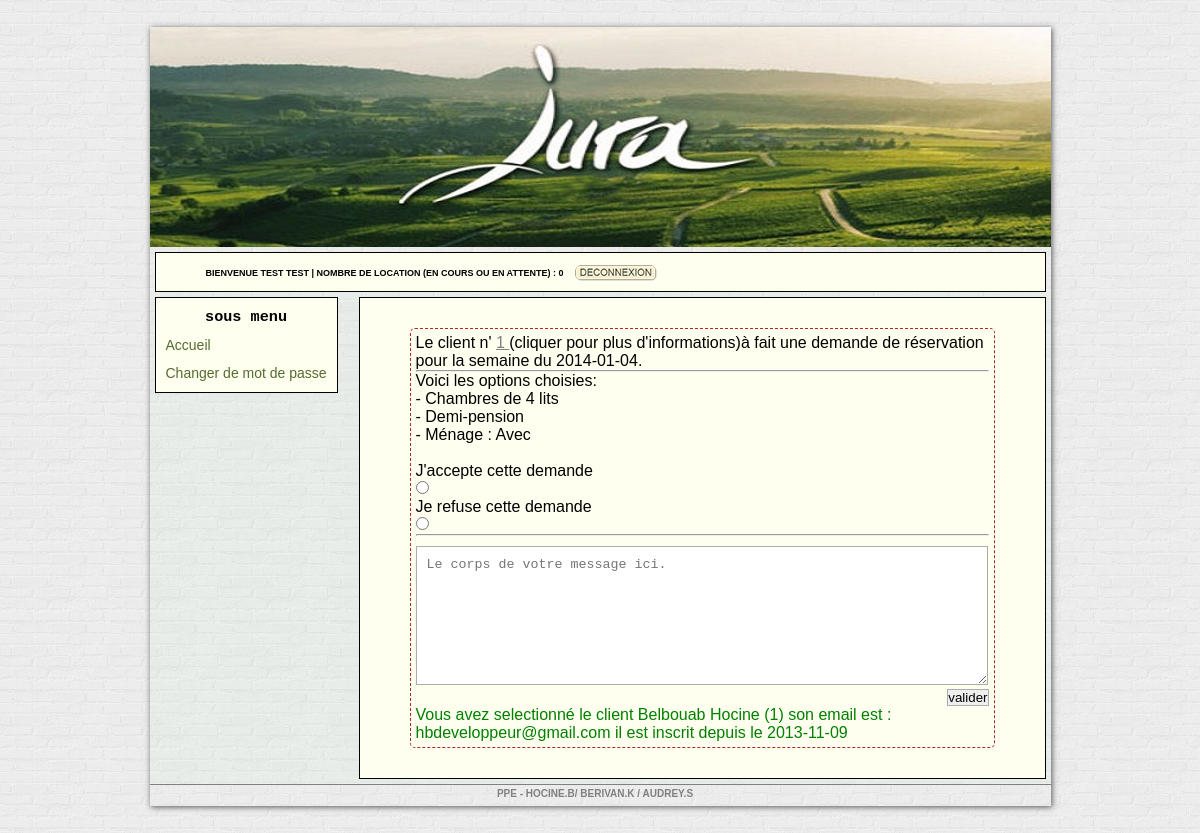
Before: /compte.php?p=gestion_r&id_reservation=28&id_client=1 (signed in) with the older database file.
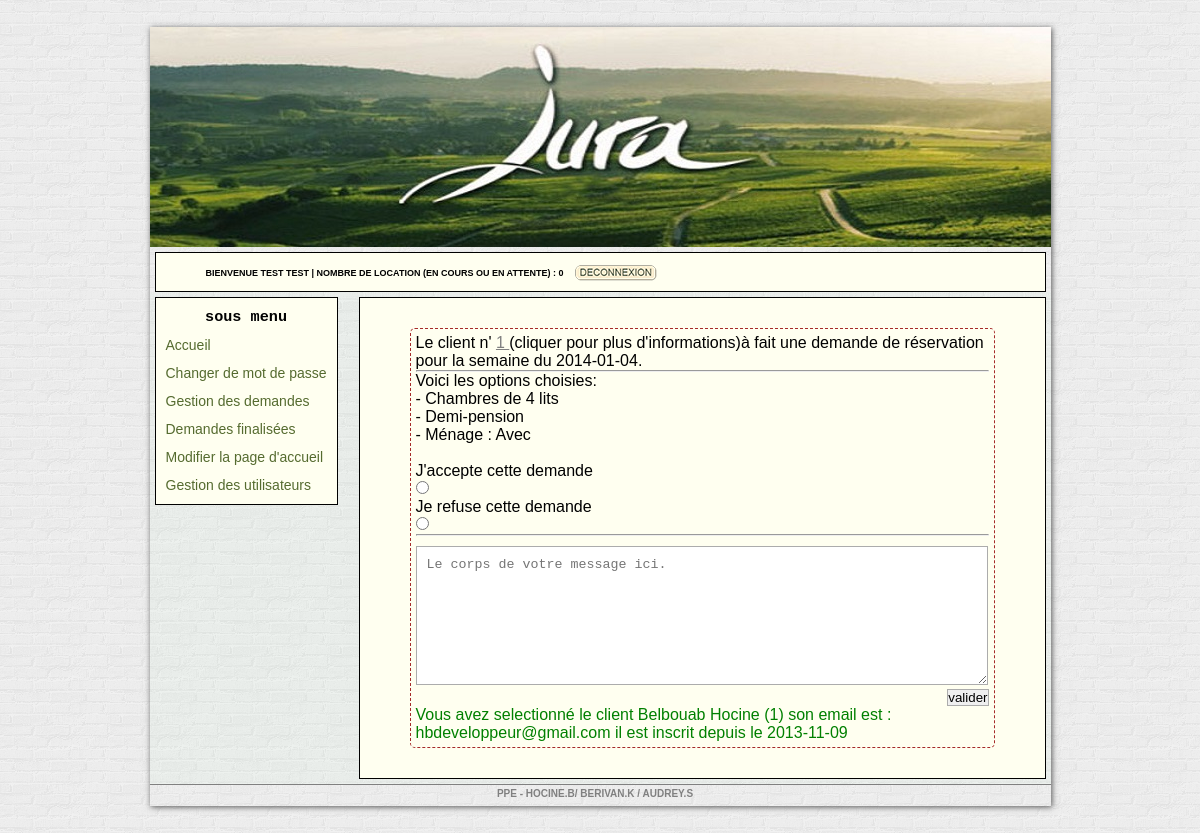
After: the same page with the newer database file.
### compte.php (called while the page is built)
<?php
include "vue/admin/compte.php";

### vue/admin/includes/gestion_reservation_in.inc.php (the view, shortened to what this page needs)
<?php
$req = $bdd->query('SELECT * FROM ppe_reservation, ppe_logement where id_reservation="' . $_GET["id_reservation"] . '"');
$data = $req->fetch();
?>
<div id="contour">
    <p>Le client n' <a href="?p=gestion_r&id_reservation=<?php echo $_GET["id_reservation"] ?>&id_client=<?php echo $data["id_utilisateur"]; ?>"
                       style="color:grey;"><?php echo $data["id_utilisateur"]; ?>
        </a> (cliquer pour plus d'informations)à fait une demande de réservation pour la semaine du <?php echo $data["date_reservation"]; ?>.
    </p>
    <hr style='color:grey;'>
    <p>Voici les options choisies:</p>
    <p>- <?php
        switch ($data["categorie_logement"]):
            case 3: echo"Chambres de 4 lits";
                break;
        endswitch;
        ?>
        <br />
        - <?php echo $data["forfait"]; ?>
        <br />
        - Ménage : <?php echo $data["menage"] ?></p>
    <form id="form_gestion_reservation" method="post" action="controleur/validation.php">
        <p><br /> <label for="accept">J'accepte cette demande</label> <input type="radio" name="choix" id="accept" value="accept"/><br />
            <label for="refuse">Je refuse cette demande</label> <input type="radio" name="choix" id="refuse" value="refuse"/>
        </p>
        <hr>
        <textarea name="message_contact" placeholder="Le corps de votre message ici."></textarea>
        <input type="submit" value="valider" style="float:right;"/><div class="clear"></div>
    </form>
    <p style="color:green">
        <?php
        if (isset($_GET["id_client"])):
            $req = $bdd->query('SELECT * FROM ppe_utilisateur where id_utilisateur="' . $_GET["id_client"] . '"');
            $data = $req->fetch();
            echo "Vous avez selectionné le client " . $data["nom"] . " (" . $_GET["id_client"] . ")"
            . " son email est :  " . $data["email"] . " il est inscrit depuis le " . $data["date_inscription"];
        endif;
        ?> </p>
</div>

### vue/admin/includes/menu.inc.php
<?php
$req = $bdd->query('SELECT * FROM ppe_utilisateur WHERE id_utilisateur = "' . $_SESSION["id"] . '"');
$data = $req->fetch();
?>
<h3>sous menu</h3>
<ul>
    <li>
        <a href="?p=dispo">Accueil</a>
    </li>
    <li>
        <a href="?p=compte">Changer de mot de passe</a>
    </li>
    <?php if (isset($data["pouvoir"]) and $data["pouvoir"] == 1): ?>
        <li>
            <a href="?p=gestion">Gestion des demandes</a>
        </li>
        <li>
            <a href="?p=demande_valide">Demandes finalisées</a>
        </li>
        <li>
            <a href="?p=administration">Modifier la page d'accueil</a>
        </li>
        <li>
            <a href="?p=gestionu">Gestion des utilisateurs</a>
        </li>
    <?php endif; ?>
</ul>

Changed rows visible on the page:
changed ppe_utilisateur (number 1 of 2 on the later page): pouvoir 0 → 1 (drawn)
Other visible differences:
text now shown: "Gestion des demandes Demandes finalisées Modifier la page d'accueil Gestion des utilisateurs"
